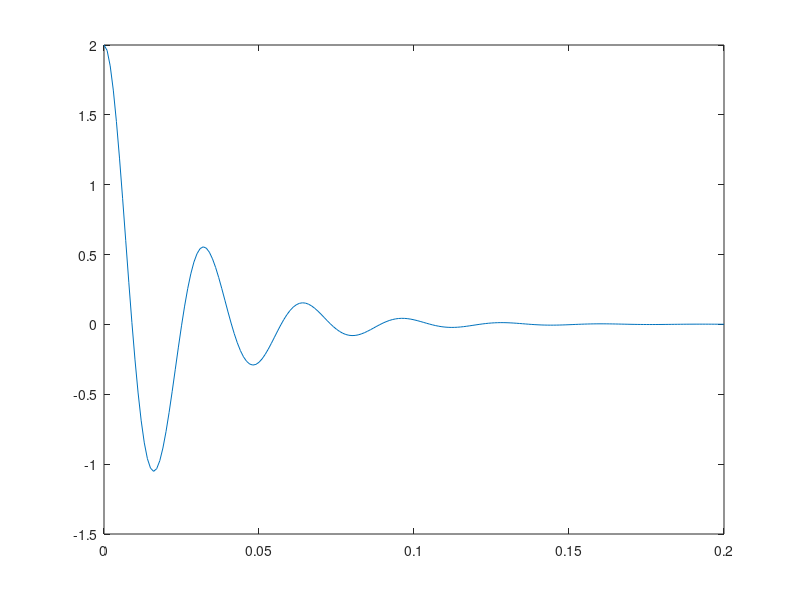

MATLAB code for this plot: (Note: this script raises an error after producing the figure.)
clear
clc
% Parâmetros do problema
L = 5;           % em H
R = 400;         % em ohms
C = 5e-6;        % em F
q0 = 2;        % em C
V0 = 220;       % em V
% Função q(t)
f = @(t) ((q0 - C*V0) / sqrt(1 - (C*R^2 / (4 * L)))) .* exp((-R .* t) / (2 * L)) .* cos(t .* sqrt((1 / (L * C)) - ((R^2) / (4 * (L^2)))) - atan(R / (L * sqrt((4 / (C * L)) - ((R^2) / (L^2)))))) + C*V0;

 t = [0:0.001:0.2]

 plot(t,f(t))


% Valor de cruzamento
q_5_percent = 0.05 * q0;

% Define o tamanho do passo da pesquisa incremental e os limites de t
h = 5e-6;
t_min = 0;
t_max = 0.2;

% Inicializa os intervalos
t_a = t_min;
t_b = t_a + h;

% Inicialização do contador de intervalos e do vetor I
interval_count = 0;
I = [];

% Laço que percorrerá os intervalos
while true
  % Verifica se há mudança de sinal na diferença (cruzamento)
  if (f(t_a) - q_5_percent) * (f(t_b) - q_5_percent) < 0
    % Atualiza o número de intervalos que contêm cruzamentos
    interval_count = interval_count + 1;
    % Armazena o intervalo que contém o cruzamento
    I = [I; [t_a, t_b]];
    MetodoBissecao (t_a, t_b, 05e-7, f,50)
  end

  % Atualização do t_a
  t_a = t_b;

  % Condicionante para verificar se t_a = t_max
  if t_a == t_max
    break;
  end

  % Atualização do t_b
  t_b = t_a + h;

  % Limite do valor de t_b
  if t_b > t_max
    t_b = t_max;
  end

end

% Apresentação dos resultados na tela
fprintf("Achamos %d intervalos que contêm cruzamentos!\n", interval_count)
fprintf("Os intervalos que contêm cruzamentos são:\n")
fprintf("\tI = [\n")
for i = 1:interval_count
  fprintf("\t     ")
  fprintf("%.6f  ", I(i, :))
  fprintf("\n")
end
fprintf("\t     ]\n\n")


